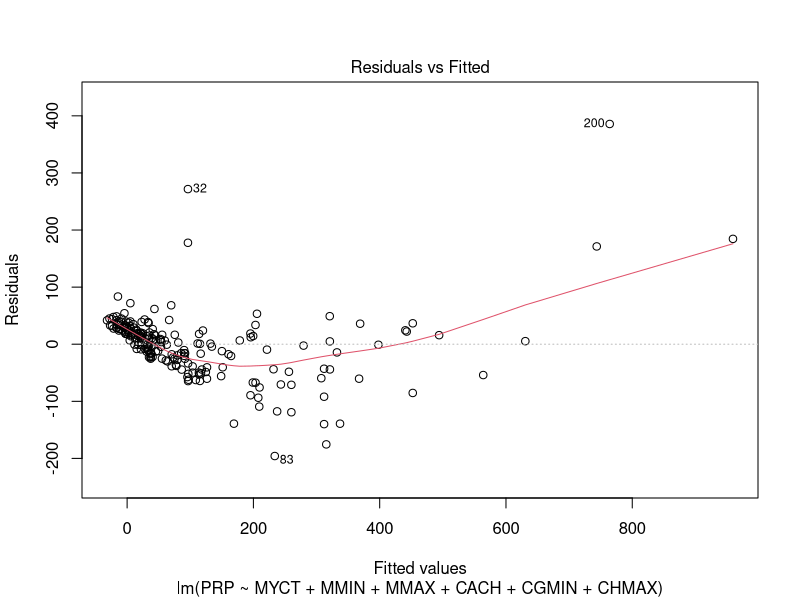
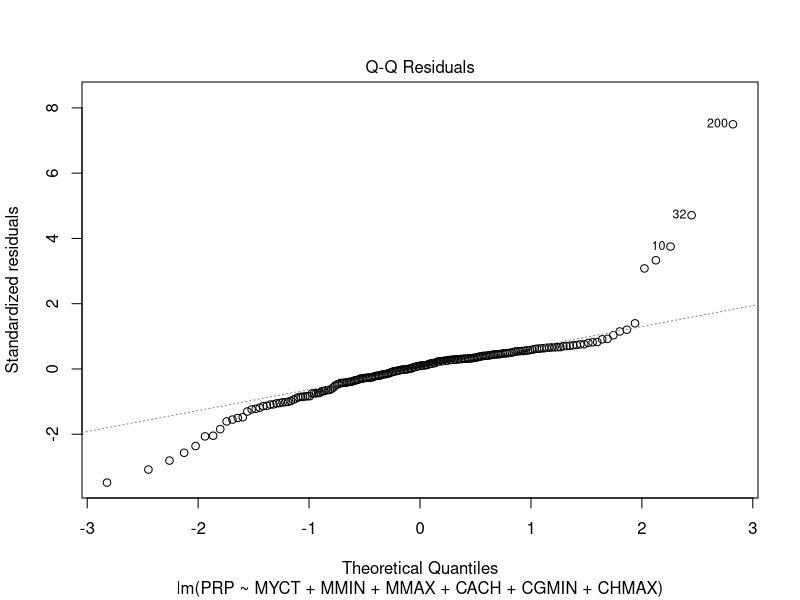
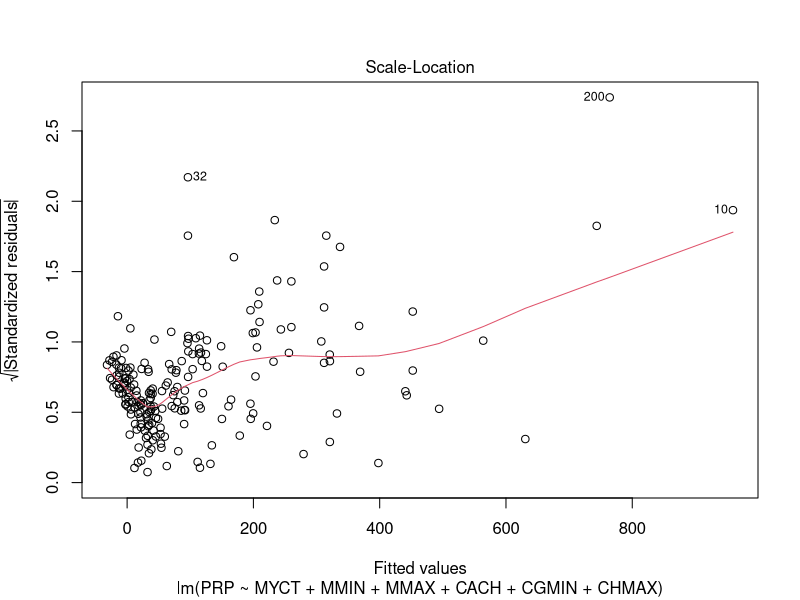
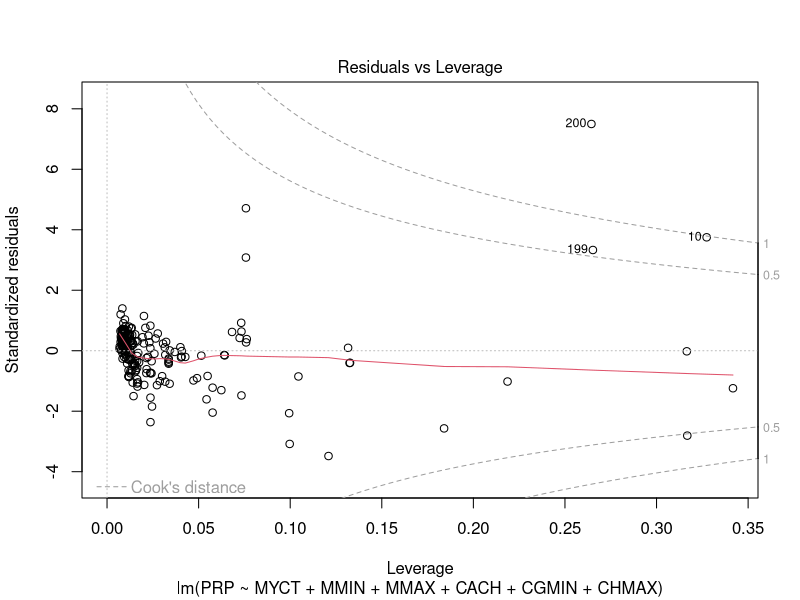
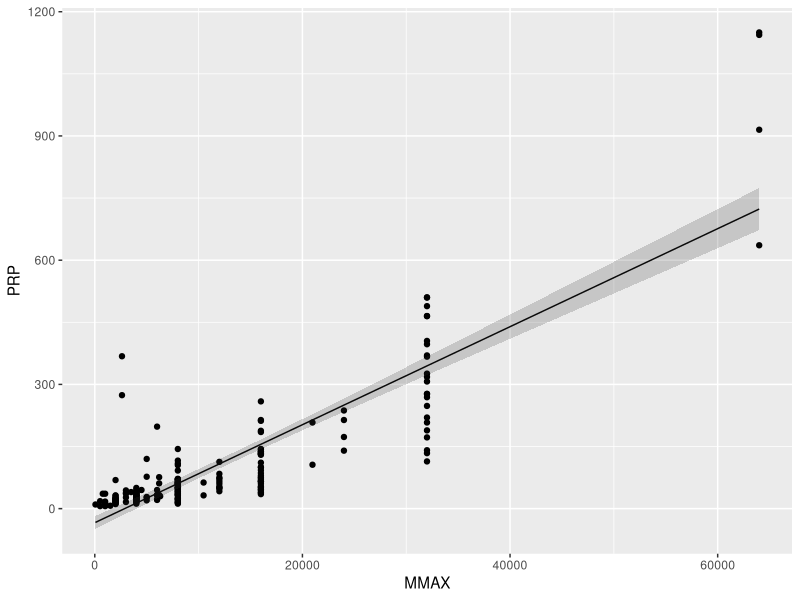
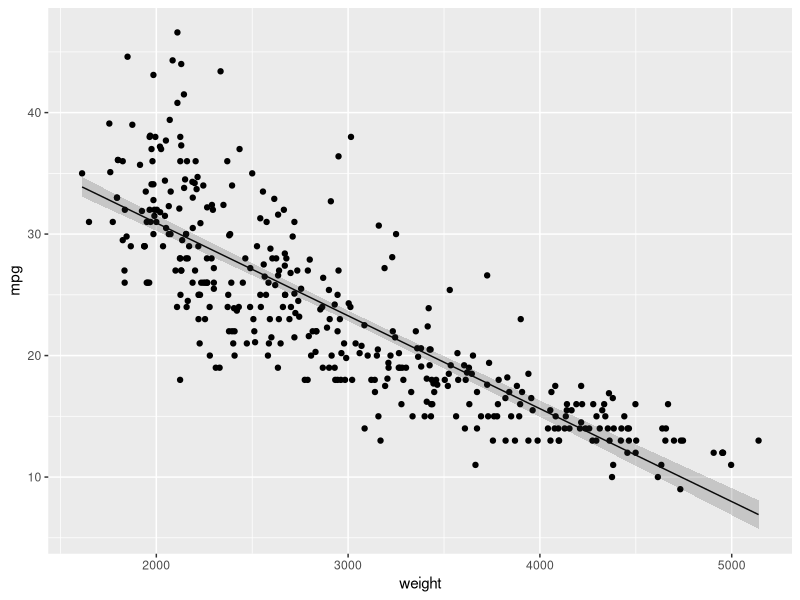

Recreate these plots in R, in order.
## ---- chunk 1
library(dplyr)
library(tidyr)
library(ggplot2)
## ---- chunk 2
setwd(dirname(rstudioapi::getActiveDocumentContext()$path))

education_df = read.csv("EducationBis.txt", header = TRUE, sep = "\t", comment.char = "#")
## ---- chunk 3
setwd(dirname(rstudioapi::getActiveDocumentContext()$path))

computers_df = read.csv("Computers.txt", header = TRUE, sep = "\t"  , comment.char = "#")
## ---- chunk 4
setwd(dirname(rstudioapi::getActiveDocumentContext()$path))

cars_df = read.csv("Cars.txt", header = TRUE, sep = "\t", comment.char = "#")
## ---- chunk 5
cars_df_cleaned <- cars_df[!is.na(cars_df$horsepower),]
## ---- chunk 6
lm_education = lm(Wage ~ Education + Gender ,data = education_df)
summary(lm_education)
## ---- chunk 7
lm_computers = lm(PRP ~ MYCT + MMIN + MMAX + CACH + CGMIN + CHMAX, data = computers_df)
summary(lm_computers)
## ---- chunk 8
plot(lm_computers)
## ---- chunk 9
lm_computers = lm(PRP ~ MMAX, data = computers_df)
computers_df.predict = cbind(computers_df, predict(lm_computers, interval = 'confidence'))
ggplot(computers_df.predict, aes(x = MMAX, y = PRP)) +
  geom_point() +
  geom_line(aes(x = MMAX, y = fit)) +
  geom_ribbon(aes(ymin = lwr, ymax = upr), alpha = 0.2)
## ---- chunk 10
lm_cars = lm(mpg ~ cylinders + displacement + horsepower + weight + acceleration + year, data = cars_df_cleaned)
summary(lm_cars)
## ---- chunk 11
lm_cars = lm(mpg ~ weight, data = cars_df_cleaned)
cars_df_cleaned.predict = cbind(cars_df_cleaned, predict(lm_cars, interval = 'confidence'))
ggplot(cars_df_cleaned.predict, aes(x = weight, y = mpg)) +
  geom_point() +
  geom_line(aes(x = weight, y = fit)) +
  geom_ribbon(aes(ymin = lwr, ymax = upr), alpha = 0.2)
